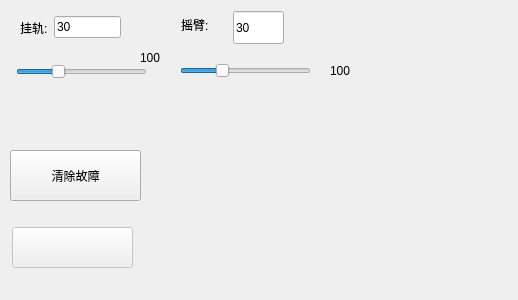
<?xml version="1.0" encoding="UTF-8"?>
<ui version="4.0">
 <class>systemConfig</class>
 <widget class="QWidget" name="systemConfig">
  <property name="geometry">
   <rect>
    <x>0</x>
    <y>0</y>
    <width>518</width>
    <height>300</height>
   </rect>
  </property>
  <property name="windowTitle">
   <string>Form</string>
  </property>
  <widget class="QPushButton" name="pushButton">
   <property name="geometry">
    <rect>
     <x>10</x>
     <y>150</y>
     <width>131</width>
     <height>51</height>
    </rect>
   </property>
   <property name="styleSheet">
    <string notr="true">font: 18pt &quot;微软雅黑&quot;;</string>
   </property>
   <property name="text">
    <string>清除故障</string>
   </property>
  </widget>
  <widget class="QSlider" name="horizontalSlider_2">
   <property name="geometry">
    <rect>
     <x>180</x>
     <y>50</y>
     <width>131</width>
     <height>41</height>
    </rect>
   </property>
   <property name="maximum">
    <number>100</number>
   </property>
   <property name="singleStep">
    <number>5</number>
   </property>
   <property name="value">
    <number>30</number>
   </property>
   <property name="orientation">
    <enum>Qt::Horizontal</enum>
   </property>
  </widget>
  <widget class="QLineEdit" name="lineEdit_2">
   <property name="geometry">
    <rect>
     <x>233</x>
     <y>11</y>
     <width>51</width>
     <height>33</height>
    </rect>
   </property>
   <property name="styleSheet">
    <string notr="true">font: 12pt &quot;微软雅黑&quot;;</string>
   </property>
   <property name="text">
    <string>30</string>
   </property>
  </widget>
  <widget class="QLabel" name="label_3">
   <property name="geometry">
    <rect>
     <x>330</x>
     <y>60</y>
     <width>24</width>
     <height>22</height>
    </rect>
   </property>
   <property name="text">
    <string>100</string>
   </property>
  </widget>
  <widget class="QLabel" name="label_5">
   <property name="geometry">
    <rect>
     <x>181</x>
     <y>11</y>
     <width>45</width>
     <height>27</height>
    </rect>
   </property>
   <property name="styleSheet">
    <string notr="true">font: 12pt &quot;微软雅黑&quot;;</string>
   </property>
   <property name="text">
    <string>摇臂:</string>
   </property>
  </widget>
  <widget class="QPushButton" name="pushButton_2">
   <property name="enabled">
    <bool>false</bool>
   </property>
   <property name="geometry">
    <rect>
     <x>12</x>
     <y>227</y>
     <width>121</width>
     <height>41</height>
    </rect>
   </property>
   <property name="text">
    <string/>
   </property>
  </widget>
  <widget class="QSlider" name="horizontalSlider">
   <property name="geometry">
    <rect>
     <x>16</x>
     <y>51</y>
     <width>131</width>
     <height>41</height>
    </rect>
   </property>
   <property name="maximum">
    <number>100</number>
   </property>
   <property name="singleStep">
    <number>5</number>
   </property>
   <property name="value">
    <number>30</number>
   </property>
   <property name="orientation">
    <enum>Qt::Horizontal</enum>
   </property>
  </widget>
  <widget class="QLabel" name="label">
   <property name="geometry">
    <rect>
     <x>140</x>
     <y>50</y>
     <width>24</width>
     <height>16</height>
    </rect>
   </property>
   <property name="text">
    <string>100</string>
   </property>
  </widget>
  <widget class="QWidget" name="">
   <property name="geometry">
    <rect>
     <x>20</x>
     <y>10</y>
     <width>101</width>
     <height>35</height>
    </rect>
   </property>
   <layout class="QHBoxLayout" name="horizontalLayout">
    <item>
     <widget class="QLabel" name="label_4">
      <property name="styleSheet">
       <string notr="true">font: 12pt &quot;微软雅黑&quot;;</string>
      </property>
      <property name="text">
       <string>挂轨:</string>
      </property>
     </widget>
    </item>
    <item>
     <widget class="QLineEdit" name="lineEdit">
      <property name="styleSheet">
       <string notr="true">font: 12pt &quot;微软雅黑&quot;;</string>
      </property>
      <property name="text">
       <string>30</string>
      </property>
     </widget>
    </item>
   </layout>
  </widget>
 </widget>
 <resources/>
 <connections/>
</ui>
